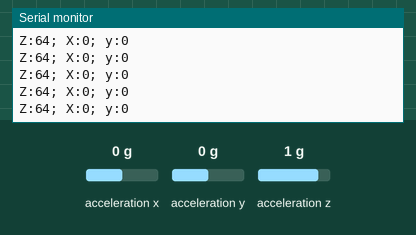
Recording of a sketch running on a simulated Arduino Uno, built with avr-gcc and run on an emulated ATmega328P. On the bench: the last lines printed to the serial monitor. The inputs (shaded band) are chosen by the test bench; at power-on: acceleration x 0 g, acceleration y 0 g, acceleration z 1 g.

Above: at 1.2 s.
1.3 s: acceleration x set to -1.4 g
At 1.35 s:
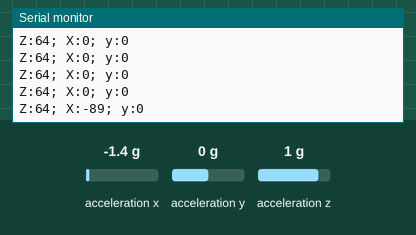
4.3 s: acceleration y set to -1.4 g
At 4.37 s:
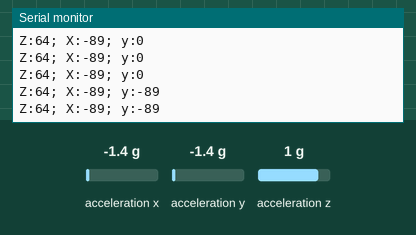
5.8 s: acceleration z set to -1.4 g
At 5.82 s:
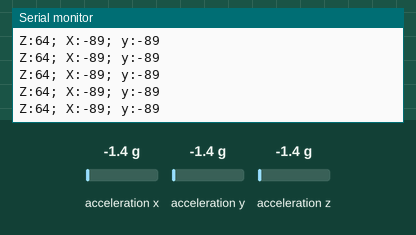

Measured:
- after the input at 4.3 s, the serial monitor: prints a new line after 0.07 s (image 2)

The sketch:

prac6.ino
```cpp
#include <SparkFun_ADXL345.h>
#include <SPI.h>
#include <Wire.h>
#include <LedControl.h>

#define entrada 10      //pin 12 conectado al pin de datos del max7219.
#define clocks 9   //pin 11 conectado al pin de clock del max7219.
#define cs  8   //pin 10 conectado al pin de carga del max7219.

LedControl matriz = LedControl(entrada, clocks, cs, 1);
ADXL345 acelerometro = ADXL345();

byte circulo1[8] = {       // array que contiene todos los elementos de las
 0b11000011,
  0b11000011,
  0b11000011,
  0b11000011,
  0b11011011,
  0b11011011,
  0b11011011,
  0b11011011
};
byte circulo2[8] = {      // array que contiene todos los elementos de las
B11000011,
  B11000011,
  B11011011,
  B11011011,
  B11011011,
  B11011011,
  B11000011,
  B11000011
};

byte circulo3[8] = {      // array que contiene todos los elementos de las
  0b11011011,
  0b11011011,
  0b11011011,
  0b11011011,
  0b11000011,
  0b11000011,
  0b11000011,
  0b11000011


};

unsigned long tiempo = 10;

void setup() {
  Serial.begin(9600);
  Serial.println("iniciar");
  Serial.println();
  acelerometro.powerOn();
  acelerometro.setRangeSetting(8);
  matriz.shutdown(0, false); //Activo el max7219 para poder mostrar los digitos.
  matriz.setIntensity(0, 15); //Brilo a la mitad
  matriz.clearDisplay(0);
}

void loop() {
  messi();
}


void messi() {
  int x, y, z;
  acelerometro.readAccel(&x, &y, &z);
  Serial.print("X:");
  Serial.print(x);
  Serial.print("; ");
  Serial.print("y:");
  Serial.print(y);
  Serial.println("");
Serial.print("Z:");
  Serial.print(z);
  Serial.print("; ");

  delay(80);
  if (x == 0 && y >= 3 && y <= 5) {
    for (int i = 0; i < 8; i++)
    {
      matriz.setRow(0, i, circulo1[i]);
    }
  }
  delay(tiempo);
  if (x >= -30 && y >= 3 && x <= -1 && y <= 14) {
    for (int i = 0; i < 8; i++)
    {
      matriz.setRow(0, i, circulo3[i]);
    }
  }
  delay(tiempo);
  if (x >= 2 && y >= -60 && x <= 030 && y <= 60) {
    for (int i = 0; i < 8; i++)
    {
      matriz.setRow(0, i, circulo2[i]);
    }
  }
  delay(tiempo);
}
```
